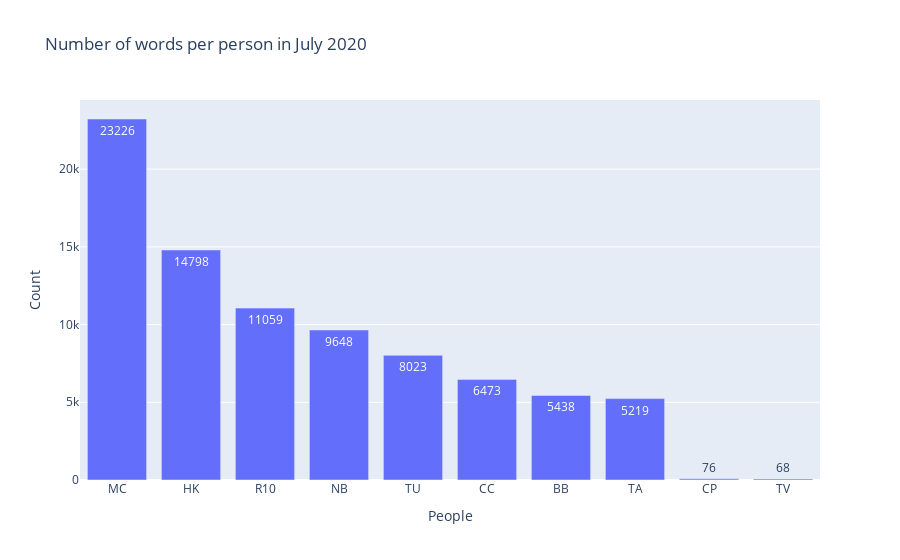

This figure's notebook cell:
### Code cell
#number of words per author in the given period
words = thang7[['Author', 'Word_Count']].groupby('Author').sum().sort_values('Word_Count',ascending=False)

words = pd.DataFrame(words).reset_index()
words = words.rename(columns={'Author':'People','Word_Count':'Count'})
ss=words[words['People']=='System'].index
words.drop(ss,inplace=True)
px.bar(words,y='Count',x='People',title='Number of words per person in July 2020',
     text = ['23226', '14798', '11059', 
     '9648', '8023', '6473', '5438', '5219','76','68'])

### Figure 1 — Plotly figure (JSON) as saved in the notebook; plotly's stock layout.template omitted (floating-point values rounded to 4 significant figures)
{"data": [{"alignmentgroup": "True", "hovertemplate": "People=%{x}<br>Count=%{y}<br>text=%{text}<extra></extra>", "legendgroup": "", "marker": {"color": "#636efa"}, "name": "", "offsetgroup": "", "orientation": "v", "showlegend": false, "text": ["23226", "14798", "11059", "9648", "8023", "6473", "5438", "5219", "76", "68"], "textposition": "auto", "type": "bar", "x": ["MC", "HK", "R10", "NB", "TU", "CC", "BB", "TA", "CP", "TV"], "xaxis": "x", "y": [23226, 14799, 11059, 9648, 8023, 6473, 5438, 5236, 76, 68], "yaxis": "y"}], "layout": {"barmode": "relative", "legend": {"tracegroupgap": 0}, "title": {"text": "Number of words per person in July 2020"}, "xaxis": {"anchor": "y", "domain": [0, 1], "title": {"text": "People"}}, "yaxis": {"anchor": "x", "domain": [0, 1], "title": {"text": "Count"}}}}
